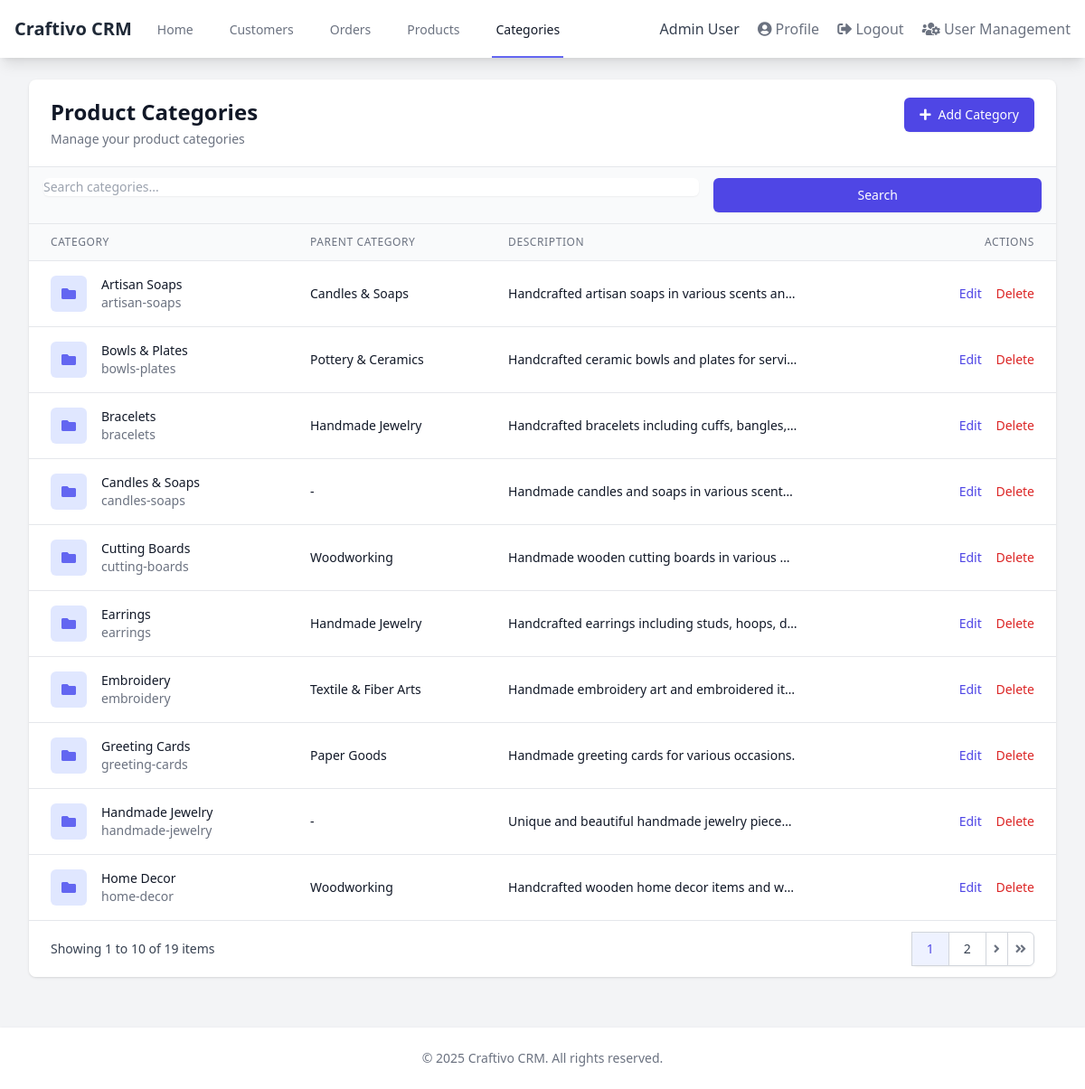
Page /products/categories/ (signed in) on the committed database.
### users/models.py (models this page shows, shortened)
class User(AbstractUser):
    email = models.EmailField(_('email address'), unique=True)
    phone_number = models.CharField(max_length=15, blank=True)
    is_customer = models.BooleanField(default=False)
    is_vendor = models.BooleanField(default=False)
    is_staff = models.BooleanField(default=False)
    company_name = models.CharField(max_length=100, blank=True)
    address = models.TextField(blank=True)
    city = models.CharField(max_length=50, blank=True)
    state = models.CharField(max_length=50, blank=True)
    zip_code = models.CharField(max_length=10, blank=True)
    country = models.CharField(max_length=50, blank=True)
    business_type = models.CharField(max_length=50, blank=True)
    tax_id = models.CharField(max_length=50, blank=True)
    class Meta:
        verbose_name = _('user')
        verbose_name_plural = _('users')
    def get_full_name(self):
        full_name = f'{self.first_name} {self.last_name}'
        return full_name.strip()

### products/models.py (models this page shows, shortened)
class Category(models.Model):
    name = models.CharField(_("Category Name"), max_length=100, unique=True)
    slug = models.SlugField(_("Slug"), max_length=120, unique=True, blank=True)
    description = models.TextField(_("Description"), blank=True)
    parent = models.ForeignKey('self', on_delete=models.SET_NULL, null=True, blank=True,
                             related_name='children', verbose_name=_("Parent Category"))
    created_at = models.DateTimeField(_("Created At"), auto_now_add=True)
    updated_at = models.DateTimeField(_("Updated At"), auto_now=True)
    class Meta:
        verbose_name = _("Category")
        verbose_name_plural = _("Categories")
        ordering = ['name']

### products/views.py (the view)
# urls.py: path('categories/', views.category_list, name='category_list'),
@login_required
def category_list(request):
    search_term = request.GET.get('search', '')
    categories = Category.objects.all()
    if search_term:
        categories = categories.filter(
            models.Q(name__icontains=search_term) |
            models.Q(description__icontains=search_term)
        )
    page = request.GET.get('page', 1)
    items_per_page = 10
    paginator = Paginator(categories, items_per_page)
    try:
        categories_page = paginator.page(page)
    except PageNotAnInteger:
        categories_page = paginator.page(1)
    except EmptyPage:
        categories_page = paginator.page(paginator.num_pages)
    context = {
        'categories': categories_page,
        'search_term': search_term,
        'page_obj': categories_page,
        'is_paginated': True,
        'paginator': paginator
    }
    return render(request, 'products/category_list.html', context)

### products/templates/products/category_list.html (shortened to what this page needs)
{% extends 'config/base.html' %}
{% block content %}
<div class="bg-white shadow overflow-hidden sm:rounded-lg">
    <div class="px-4 py-5 sm:px-6 flex justify-between">
        <div>
            <h1 class="text-2xl font-bold text-gray-900">Product Categories</h1>
            <p class="mt-1 max-w-2xl text-sm text-gray-500">Manage your product categories</p>
        </div>
        <div>
            <a href="{% url 'products:category_create' %}" class="inline-flex items-center px-4 py-2 border border-transparent rounded-md shadow-sm text-sm font-medium text-white bg-indigo-600 hover:bg-indigo-700 focus:outline-none focus:ring-2 focus:ring-offset-2 focus:ring-indigo-500">
                <i class="fas fa-plus mr-2"></i> Add Category
            </a>
        </div>
    </div>
    <div class="px-4 py-3 bg-gray-50 border-t border-b border-gray-200">
        <form method="GET" action="{% url 'products:category_list' %}">
            <div class="flex flex-col md:flex-row gap-4">
                <div class="md:w-2/3">
                    <input type="text" name="search" value="{{ search_term }}" placeholder="Search categories..." class="shadow-sm focus:ring-indigo-500 focus:border-indigo-500 block w-full sm:text-sm border-gray-300 rounded-md">
                </div>
                <div class="md:w-1/3">
                    <button type="submit" class="w-full inline-flex justify-center py-2 px-4 border border-transparent shadow-sm text-sm font-medium rounded-md text-white bg-indigo-600 hover:bg-indigo-700 focus:outline-none focus:ring-2 focus:ring-offset-2 focus:ring-indigo-500">
                        Search
                    </button>
                </div>
            </div>
        </form>
    </div>
    <div class="bg-white overflow-x-auto">
        {% if categories %}
        <table class="min-w-full divide-y divide-gray-200">
            <thead class="bg-gray-50">
                <tr>
                    <th scope="col" class="px-6 py-3 text-left text-xs font-medium text-gray-500 uppercase tracking-wider">Category</th>
                    <th scope="col" class="px-6 py-3 text-left text-xs font-medium text-gray-500 uppercase tracking-wider">Parent Category</th>
                    <th scope="col" class="px-6 py-3 text-left text-xs font-medium text-gray-500 uppercase tracking-wider">Description</th>
                    <th scope="col" class="px-6 py-3 text-right text-xs font-medium text-gray-500 uppercase tracking-wider">Actions</th>
                </tr>
            </thead>
            <tbody class="bg-white divide-y divide-gray-200">
                {% for category in categories %}
                <tr>
                    <td class="px-6 py-4 whitespace-nowrap">
                        <div class="flex items-center">
                            <div class="flex-shrink-0 h-10 w-10 bg-indigo-100 rounded-md flex items-center justify-center text-indigo-500">
                                <i class="fas fa-folder"></i>
                            </div>
                            <div class="ml-4">
                                <div class="text-sm font-medium text-gray-900">{{ category.name }}</div>
                                <div class="text-sm text-gray-500">{{ category.slug }}</div>
                            </div>
                        </div>
                    </td>
                    <td class="px-6 py-4 whitespace-nowrap">
                        <div class="text-sm text-gray-900">{{ category.parent.name|default:"-" }}</div>
                    </td>
                    <td class="px-6 py-4">
                        <div class="text-sm text-gray-900 truncate max-w-xs">{{ category.description|default:"-"|truncatechars:100 }}</div>
                    </td>
                    <td class="px-6 py-4 whitespace-nowrap text-right text-sm font-medium">
                        <a href="{% url 'products:category_update' category.id %}" class="text-indigo-600 hover:text-indigo-900 mr-3">Edit</a>
                        <a href="{% url 'products:category_delete' category.id %}" class="text-red-600 hover:text-red-900">Delete</a>
                    </td>
                </tr>
                {% endfor %}
            </tbody>
        </table>
        {% include 'include/pagination.html' %}
        {% endif %}
    </div>
</div>
{% endblock %}

### config/templates/config/base.html (shortened to what this page needs)
<!DOCTYPE html>
<html lang="en">
<head>
    <script src="https://cdn.tailwindcss.com"></script>
    <link rel="stylesheet" href="https://cdnjs.cloudflare.com/ajax/libs/font-awesome/5.15.4/css/all.min.css">
</head>
<body class="bg-gray-100">
    <nav class="bg-white shadow-lg">
        <div class="max-w-7xl mx-auto px-4">
            <div class="flex justify-between h-16">
                <div class="flex">
                    <div class="flex-shrink-0 flex items-center">
                        <a href="{% url 'home' %}" class="text-xl font-bold text-gray-800">Craftivo CRM</a>
                    </div>
                    <div class="hidden sm:ml-6 sm:flex sm:space-x-8">
                        <a href="{% url 'home' %}" class="{% if request.path == '/' %}border-indigo-500 text-gray-900{% else %}border-transparent text-gray-500 hover:border-gray-300 hover:text-gray-700{% endif %} inline-flex items-center px-1 pt-1 border-b-2 text-sm font-medium">
                            Home
                        </a>
                        {% if user.is_authenticated %}
                        <a href="{% url 'customers:customer_list' %}" class="{% if '/customers/' in request.path %}border-indigo-500 text-gray-900{% else %}border-transparent text-gray-500 hover:border-gray-300 hover:text-gray-700{% endif %} inline-flex items-center px-1 pt-1 border-b-2 text-sm font-medium">
                            Customers
                        </a>
                        <a href="{% url 'orders:order_list' %}" class="{% if '/orders/' in request.path %}border-indigo-500 text-gray-900{% else %}border-transparent text-gray-500 hover:border-gray-300 hover:text-gray-700{% endif %} inline-flex items-center px-1 pt-1 border-b-2 text-sm font-medium">
                            Orders
                        </a>
                        <a href="{% url 'products:product_list' %}" class="{% if '/products/list/' in request.path %}border-indigo-500 text-gray-900{% else %}border-transparent text-gray-500 hover:border-gray-300 hover:text-gray-700{% endif %} inline-flex items-center px-1 pt-1 border-b-2 text-sm font-medium">
                            Products
                        </a>
                        <a href="{% url 'products:category_list' %}" class="{% if '/products/categories/' in request.path %}border-indigo-500 text-gray-900{% else %}border-transparent text-gray-500 hover:border-gray-300 hover:text-gray-700{% endif %} inline-flex items-center px-1 pt-1 border-b-2 text-sm font-medium">
                            Categories
                        </a>
                        {% endif %}
                    </div>
                </div>
                <div class="hidden sm:ml-6 sm:flex sm:items-center">
                    {% if user.is_authenticated %}
                    <div class="ml-3 relative">
                        <div>
                            <span class="text-gray-700">{{ user.get_full_name|default:user.username }}</span>
                            <a href="{% url 'users:profile' %}" class="ml-4 text-gray-500 hover:text-gray-700">
                                <i class="fas fa-user-circle"></i> Profile
                            </a>
                            <a href="{% url 'users:logout' %}" class="ml-4 text-gray-500 hover:text-gray-700">
                                <i class="fas fa-sign-out-alt"></i> Logout
                            </a>
                            {% if user.is_superuser or perms.users %}
                            <a href="{% url 'users:user_management' %}" class="ml-4 text-gray-500 hover:text-gray-700">
                                <i class="fas fa-users-cog"></i> User Management
                            </a>
                            {% endif %}
                        </div>
                    </div>
                    {% endif %}
                </div>
            </div>
        </div>
    </nav>
    <main class="max-w-7xl mx-auto py-6 px-4 sm:px-6 lg:px-8">
        {% block content %}{% endblock %}
    </main>
    <footer class="bg-white shadow mt-8">
        <div class="max-w-7xl mx-auto py-6 px-4 sm:px-6 lg:px-8">
            <p class="text-center text-gray-500 text-sm">
                &copy; {% now "Y" %} Craftivo CRM. All rights reserved.
            </p>
        </div>
    </footer>
</body>
</html>

### rows in the picture
User: get_full_name "Admin User"
Category: name "Artisan Soaps", slug "artisan-soaps", parent.name "Candles & Soaps", description "Handcrafted artisan soaps in various scents an…"
Category: name "Bowls & Plates", slug "bowls-plates", parent.name "Pottery & Ceramics", description "Handcrafted ceramic bowls and plates for servi…"
Category: name "Bracelets", slug "bracelets", parent.name "Handmade Jewelry", description "Handcrafted bracelets including cuffs, bangles,…"
Category: name "Candles & Soaps", slug "candles-soaps", parent.name "-", description "Handmade candles and soaps in various scent…"
Category: name "Cutting Boards", slug "cutting-boards", parent.name "Woodworking", description "Handmade wooden cutting boards in various…"
Category: name "Earrings", slug "earrings", parent.name "Handmade Jewelry", description "Handcrafted earrings including studs, hoops, d…"
Category: name "Embroidery", slug "embroidery", parent.name "Textile & Fiber Arts", description "Handmade embroidery art and embroidered it…"
Category: name "Greeting Cards", slug "greeting-cards", parent.name "Paper Goods", description "Handmade greeting cards for various occasions."
Category: name "Handmade Jewelry", slug "handmade-jewelry", parent.name "-", description "Unique and beautiful handmade jewelry piece…"
Category: name "Home Decor", slug "home-decor", parent.name "Woodworking", description "Handcrafted wooden home decor items and w…"

### other values in the picture
{{ page_obj.start_index }} "1"
{{ page_obj.end_index }} "10"
{{ paginator.count }} "19"
{{ i }} "1"
{{ i }} "2"
